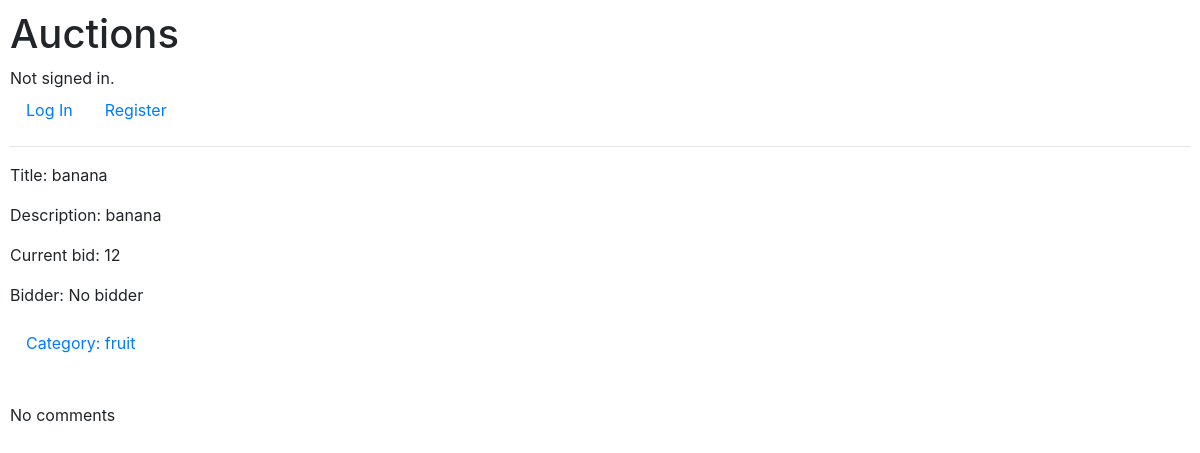
The app's page /item/banana, older data.
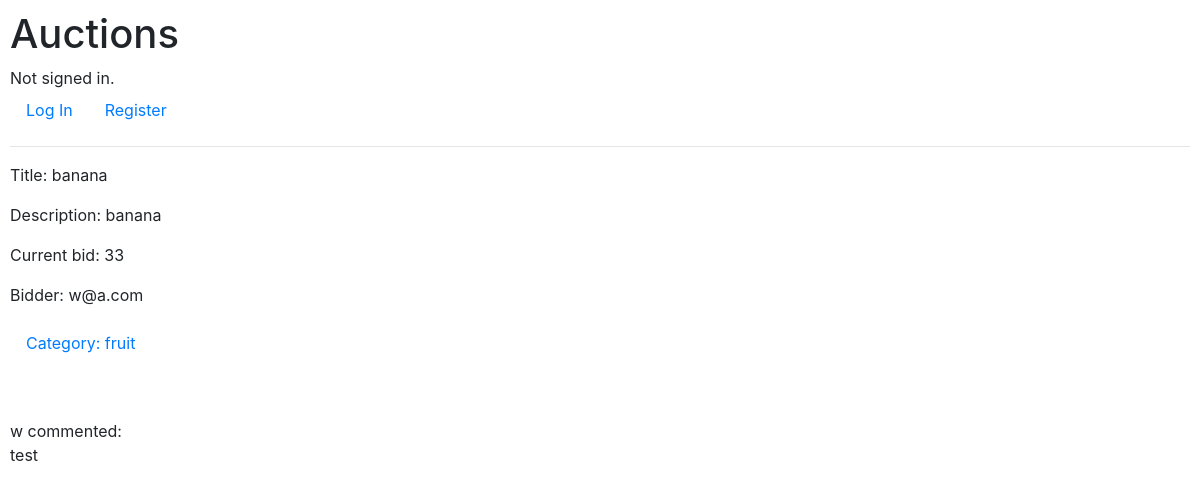
The same page, newer data.
### auctions/models.py (models this page shows, shortened)
class Listing(models.Model):
    auctioneer = models.ForeignKey(User, on_delete=models.CASCADE, related_name="owner")
    title = models.CharField(max_length=64)
    description = models.TextField()
    startBid = models.IntegerField()
    image = models.ImageField(blank=True)
    watchlist = models.BooleanField(default=False)
    open = models.BooleanField(default=True)
    category = models.CharField(max_length=30, blank=True)

class Bids(models.Model):
    listing = models.ForeignKey(Listing, on_delete=models.CASCADE, related_name="bids")
    bidder = models.ForeignKey(User, on_delete=models.CASCADE, related_name="bids")
    amount = models.IntegerField()

class User(AbstractUser):
    username = models.CharField(max_length=30, unique=True)
    email = models.EmailField(unique=True)
    def __str__(self):
        return f"{self.email}"

class Comments(models.Model):
    listing = models.ForeignKey(Listing, on_delete=models.CASCADE, related_name="comments")
    user = models.ForeignKey(User, on_delete=models.CASCADE)
    comment = models.TextField()

### auctions/views.py (the view, shortened to what this page needs)
# urls.py: path("item/<str:title>", views.item, name="item"),
def item(request, title):
    data = Listing.objects.get(title=title)
    comment = Comments.objects.all()
    form = bidForm()
    user = request.user
    try:
        oldForm = Bids.objects.get(listing=data)
    except Bids.DoesNotExist:
        oldForm = None
    return render(request, "auctions/item.html", {
        "data": data,
        "form": form,
        "bid": oldForm,
        "auctioneer": user
    })

### auctions/templates/auctions/item.html (shortened to what this page needs)
{% extends "auctions/layout.html" %}
{% block body %}
    <p>
        <p>Title: {{ data.title }}</p>
        <p>Description: {{ data.description }}</p>
        {% if bid.amount %}
            <p>Current bid: {{ bid.amount }}</p>
        {% else %}
            <p>Current bid: {{ data.startBid }}</p>
        {% endif %}
        {% if bid.bidder %}
            <p>Bidder: {{ bid.bidder }}</p>
        {% else %}
            <p>Bidder: No bidder</p>
        {% endif %}
        {% if data.category %}
        <p><a class="nav-link" href="{% url 'category' data.category %}">Category: {{data.category}}</a></p>
        {% else %}
            <p>Category: None stated</p>
        {% endif %}
{% for c in data.comments.all %}
  <p>
      <div>{{ c.user.username }} commented: </div>
      <div>{{ c.comment }}</div>
  </p>
{% empty %}
  <p>No comments</p>
{% endfor %}
{% endblock %}

### auctions/templates/auctions/layout.html (shortened to what this page needs)
{% load static %}
<!DOCTYPE html>
<html lang="en">
    <head>
        <link rel="stylesheet" href="https://stackpath.bootstrapcdn.com/bootstrap/4.4.1/css/bootstrap.min.css">
        <link href="{% static 'auctions/styles.css' %}" rel="stylesheet">
    </head>
    <body>
        <h1>Auctions</h1>
        <div>
            {% if user.is_authenticated %}
                Signed in as <strong>{{ user.username }}</strong>.
            {% else %}
                Not signed in.
            {% endif %}
        </div>
        <ul class="nav">
            {% if user.is_authenticated %}
                <li class="nav-item">
                    <a class="nav-link" href="{% url 'index' %}">Active Listings</a>
                </li>
                <li class="nav-item">
                    <a class="nav-link" href="{% url 'create' %}">Create Listing</a>
                </li>
                <li class="nav-item">
                    <a class="nav-link" href="{% url 'logout' %}">Log Out</a>
                </li>
                <li class="nav-item">
                    <a class="nav-link" href="{% url 'watchlist' %}">Watchlist</a>
                </li>
            {% else %}
                <li class="nav-item">
                    <a class="nav-link" href="{% url 'login' %}">Log In</a>
                </li>
                <li class="nav-item">
                    <a class="nav-link" href="{% url 'register' %}">Register</a>
                </li>
            {% endif %}
        </ul>
        <hr>
        {% block body %}
        {% endblock %}
    </body>
</html>

### auctions/static/auctions/styles.css (style rules this page uses)
body { padding: 10px; }
p { border: 1px solid black" }

Row changes from the older to the newer data that the page shows:
changed Listing "banana": startBid "12" → (not shown)
added Bids: amount "33", bidder "w@a.com"
added Comments: user.username "w", comment "test"
Text that changed along with them:
text no longer shown: "Bidder: No bidder No comments"
text now shown: "Bidder:"
